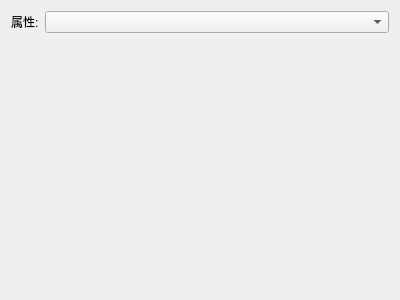
<?xml version="1.0" encoding="UTF-8"?>
<ui version="4.0">
 <class>igwCloudMapRepresentationWidget</class>
 <widget class="QWidget" name="igwCloudMapRepresentationWidget">
  <property name="geometry">
   <rect>
    <x>0</x>
    <y>0</y>
    <width>400</width>
    <height>300</height>
   </rect>
  </property>
  <property name="windowTitle">
   <string>Form</string>
  </property>
  <layout class="QHBoxLayout" name="horizontalLayout">
   <item>
    <layout class="QVBoxLayout" name="verticalLayout">
     <item>
      <layout class="QHBoxLayout" name="horizontalLayout_2">
       <property name="sizeConstraint">
        <enum>QLayout::SetMinimumSize</enum>
       </property>
       <item>
        <widget class="QLabel" name="label">
         <property name="sizePolicy">
          <sizepolicy hsizetype="Fixed" vsizetype="Preferred">
           <horstretch>0</horstretch>
           <verstretch>0</verstretch>
          </sizepolicy>
         </property>
         <property name="text">
          <string>属性:</string>
         </property>
        </widget>
       </item>
       <item>
        <widget class="QComboBox" name="DataArrayComboBox"/>
       </item>
      </layout>
     </item>
     <item>
      <widget class="igwPlaneParametersWidget" name="PlaneWidget" native="true"/>
     </item>
    </layout>
   </item>
  </layout>
 </widget>
 <customwidgets>
  <customwidget>
   <class>igwPlaneParametersWidget</class>
   <extends>QWidget</extends>
   <header>igwplaneparameterswidget.h</header>
   <container>1</container>
  </customwidget>
 </customwidgets>
 <resources/>
 <connections/>
</ui>
